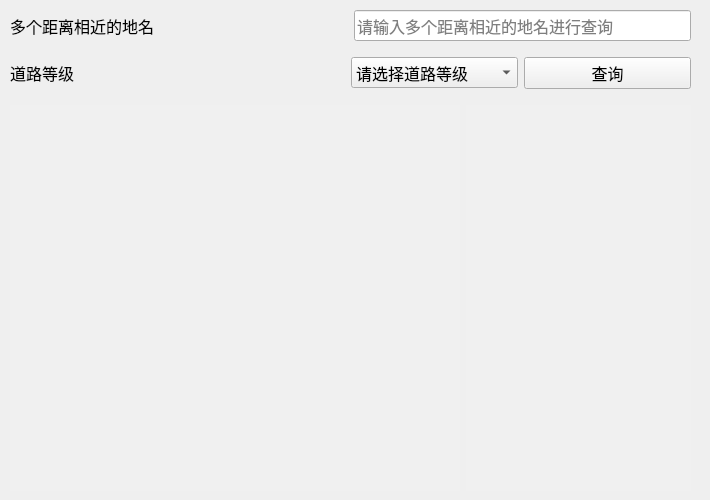
           <widget class="QWidget" name="polygonRoadtrafficSituationPage">
            <widget class="QWidget" name="verticalLayoutWidget_4">
             <property name="geometry">
              <rect>
               <x>0</x>
               <y>10</y>
               <width>701</width>
               <height>481</height>
              </rect>
             </property>
             <layout class="QVBoxLayout" name="trafficSituationPolygonRoadVertical1">
              <item>
               <layout class="QHBoxLayout" name="trafficSituationPolygonRoadHorziontal1" stretch="1,1">
                <property name="leftMargin">
                 <number>10</number>
                </property>
                <property name="rightMargin">
                 <number>10</number>
                </property>
                <property name="bottomMargin">
                 <number>10</number>
                </property>
                <item>
                 <widget class="QLabel" name="trafficPolygonRoadSearchPositionNameLabel">
                  <property name="font">
                   <font>
                    <family>微软雅黑 Light</family>
                    <pointsize>12</pointsize>
                   </font>
                  </property>
                  <property name="text">
                   <string>多个距离相近的地名</string>
                  </property>
                 </widget>
                </item>
                <item>
                 <widget class="QLineEdit" name="trafficPolygonRoadSearchPositionLineEdit">
                  <property name="font">
                   <font>
                    <family>微软雅黑 Light</family>
                    <pointsize>12</pointsize>
                   </font>
                  </property>
                  <property name="placeholderText">
                   <string>请输入多个距离相近的地名进行查询</string>
                  </property>
                 </widget>
                </item>
               </layout>
              </item>
              <item>
               <layout class="QHBoxLayout" name="trafficSituationPolygonRoadHorziontal2" stretch="2,1,1">
                <property name="leftMargin">
                 <number>10</number>
                </property>
                <property name="rightMargin">
                 <number>10</number>
                </property>
                <property name="bottomMargin">
                 <number>10</number>
                </property>
                <item>
                 <widget class="QLabel" name="trafficPolygonRoadLevelLabel">
                  <property name="font">
                   <font>
                    <family>微软雅黑 Light</family>
                    <pointsize>12</pointsize>
                   </font>
                  </property>
                  <property name="text">
                   <string>道路等级</string>
                  </property>
                 </widget>
                </item>
                <item>
                 <widget class="QComboBox" name="trafficPolygonRoadLevelComboBox">
                  <property name="font">
                   <font>
                    <family>微软雅黑 Light</family>
                    <pointsize>12</pointsize>
                   </font>
                  </property>
                  <item>
                   <property name="text">
                    <string>请选择道路等级</string>
                   </property>
                  </item>
                  <item>
                   <property name="text">
                    <string>全部驾车道路</string>
                   </property>
                  </item>
                  <item>
                   <property name="text">
                    <string>高速路</string>
                   </property>
                  </item>
                  <item>
                   <property name="text">
                    <string>环路及快速路</string>
                   </property>
                  </item>
                  <item>
                   <property name="text">
                    <string>主干路</string>
                   </property>
                  </item>
                  <item>
                   <property name="text">
                    <string>次干路</string>
                   </property>
                  </item>
                  <item>
                   <property name="text">
                    <string>支干路</string>
                   </property>
                  </item>
                 </widget>
                </item>
                <item>
                 <widget class="QPushButton" name="trafficPolygonRoadLevelSearchButton">
                  <property name="font">
                   <font>
                    <family>微软雅黑 Light</family>
                    <pointsize>12</pointsize>
                   </font>
                  </property>
                  <property name="text">
                   <string>查询</string>
                  </property>
                 </widget>
                </item>
               </layout>
              </item>
              <item>
               <layout class="QHBoxLayout" name="trafficSituationPolygonRoadHorziontal3" stretch="2,1">
                <property name="leftMargin">
                 <number>10</number>
                </property>
                <property name="rightMargin">
                 <number>10</number>
                </property>
                <item>
                 <widget class="QGraphicsView" name="trafficPolygonRoadPhotoView">
                  <property name="font">
                   <font>
                    <family>微软雅黑 Light</family>
                    <pointsize>12</pointsize>
                   </font>
                  </property>
                  <property name="styleSheet">
                   <string notr="true">QGraphicsView{
    color: Black;
    background: #F0F0F0;
    NoFrame;
}</string>
                  </property>
                  <property name="frameShape">
                   <enum>QFrame::NoFrame</enum>
                  </property>
                 </widget>
                </item>
                <item>
                 <widget class="QTextEdit" name="trafficPolygonRoadTextEdit">
                  <property name="font">
                   <font>
                    <family>微软雅黑 Light</family>
                    <pointsize>12</pointsize>
                   </font>
                  </property>
                  <property name="styleSheet">
                   <string notr="true">QTextEdit{
    color: Black;
    background: #F0F0F0;
    NoFrame;
}</string>
                  </property>
                  <property name="frameShape">
                   <enum>QFrame::NoFrame</enum>
                  </property>
                 </widget>
                </item>
               </layout>
              </item>
             </layout>
            </widget>
           </widget>
